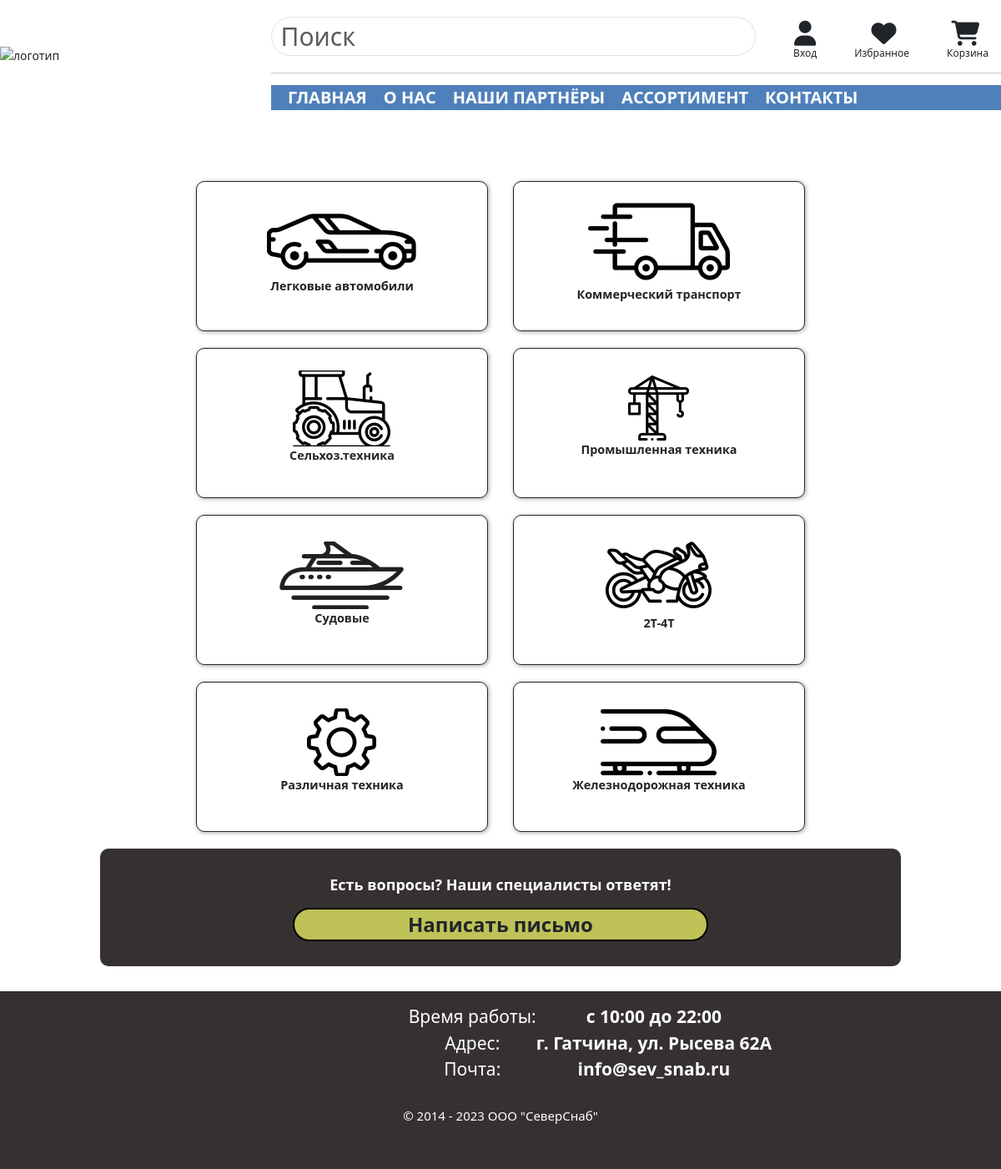
The app's page /shop/ with its own data.
### shop/models.py (models this page shows)
class CategoryImage(models.Model):
    categories = models.ForeignKey(Category, on_delete=models.CASCADE)
    img = models.ImageField(upload_to='shop/img/categories')

class Category(models.Model):
    name = models.CharField(max_length=200)
    slug = models.SlugField()
    def __str__(self):
        return self.name
    def get_url(self):
        return reverse('assortment-by-category', args=[self.slug])

### shop/views.py (the view)
# urls.py: path('', views.show_categories, name='assortment'),
def show_categories(request):
    categories = Category.objects.all()
    data = {
        'categories': categories,
    }
    return render(request, 'shop/categories.html', data)

### cart/cart.py (called while the page is built)
    def __len__(self):
        return sum(item['quantity'] for item in self.cart.values())

### cart/context_processors.py (called while the page is built)
def cart(request):
    return {'cart': Cart(request)}

### shop/templates/shop/categories.html (shortened to what this page needs)
{% extends 'shop/base.html' %}
{% load static %}
{% block pagename %}<h1 class="category_heading">Ассортимент</h1> {% endblock %}
{% block content %}
    <div class="category_container">
        <div class="category_body">
            {% for category in categories %}
                <div class="category_card_container">
                    <div class="category_card_body">
                        <a class="category" href="{{ category.get_url }}">
                            {% for catimg in category.categoryimage_set.all %}
                                <img src='{{ catimg.img.url }}' alt="">
                            {% endfor %}
                        <p>{{ category }}</p>
                    </a>
                    </div>
                </div>
            {% endfor %}
        </div>
    </div>
    <div class="ask">
        <div class="ask_body">
            <div class="ask_sentence">
                <p>Есть вопросы? Наши специалисты ответят!</p>
            </div>
                <a class="ask_button" href="{% url 'contacts' %}">Написать письмо</a>
        </div>
    </div>
{% endblock %}

### shop/templates/shop/base.html (shortened to what this page needs)
{% load static %}
<!DOCTYPE html>
<html lang="en">
    <head>
        <link rel="stylesheet" href="{% static 'shop/css/reset.css' %}">
        <link rel="stylesheet" href="{% static 'shop/css/bootstrap.min.css' %}">
        <link rel="stylesheet" href="{% static 'shop/css/style.css' %}">
        <link rel="stylesheet"
              href="https://cdn.jsdelivr.net/npm/@fortawesome/fontawesome-free@6.2.1/css/fontawesome.min.css"
>
        <link rel="stylesheet"
              href="https://cdnjs.cloudflare.com/ajax/libs/animate.css/4.1.1/animate.min.css" />
    </head>
    <header class="pc">
        <div class="header-body">
            <div class="logo">
                <a href="{% url 'assortment' %}">
                    <img src="{% static 'shop/img/logo.svg' %}" alt="логотип">
                </a>
            </div>
            <div class="nav">
                <div class="search">
                    <div class="search_block">
                        <form action="{% url 'search' %}" , method="get" class="form-horizontal">
                            <input type="search" placeholder="Поиск" name="q" class="form-control">
                        </form>
                    </div>
                    <div class="buttons_block">
                        <div class="buttons">
                            <div class="login">
                                <div class="login-icon">
                                    <a href="{% url 'dashboard' %}" class="pc-icon">
                                        <i class="fa-solid fa-user"></i>
                                    </a>
                                    <span class="login-label">
                                        {% if request.user.is_authenticated %}
                                            {{ request.user.username }}
                                        {% else %}
                                            <a href="{% url 'login' %}">Вход</a>
                                        {% endif %}
                                    </span>
                                </div>
                            </div>
                            <div class="favorite">
                                <div class="favorite-icon">
                                    <a href="{% url 'dashboard' %}" class="pc-icon">
                                        <i class="fa-solid fa-heart"></i>
                                    </a>
                                    <div class="favorite-label">Избранное</div>
                                </div>
                            </div>
                            <div class="cart">
                                {% with total_items=cart|length %}
                                    <div class="cart-icon">
                                        <a href="{% url 'cart-detail' %}" class="pc-icon">
                                            <i class="fa fa-shopping-cart"></i>
                                        </a>
                                        <div class="cart-label">Корзина</div>
                                    </div>
                                {% endwith %}
                            </div>
                        </div>
                    </div>
                </div>
                <hr>
                <nav class="navbar navbar-expand-lg navbar-light ">
                    <div class="collapse navbar-collapse" id="navbarNav">
                        <ul class="navbar-nav mr-auto">
                            <li class="nav-item">
                                <a href="{% url 'main' %}">главная</a>
                            </li>
                            <li class="nav-item">
                                <a href="{% url 'about' %}">о нас</a>
                            </li>
                            <li class="nav-item">
                                <a href="{% url 'partners' %}">наши партнёры</a>
                            </li>
                            <li class="nav-item">
                                <a href="{% url 'assortment' %}">ассортимент</a>
                            </li>
                            <li class="nav-item">
                                <a href="{% url 'contacts' %}">контакты</a>
                            </li>
                        </ul>
                    </div>
                </nav>
            </div>
        </div>
    </header>
    <div class="art_margin"></div>
<body>
    {% block pagename %}{% endblock %}
    <div class="main-content">
        {% block content %}{% endblock %}
    </div>
</body>
<footer>
    <hr>
    <div class="footer-body">
        <div class="footer-second-floor">
            <div class="footer-timetable">
                <table>
                    <tbody>
                        <tr>
                            <td>Время работы:</td>
                            <td>с 10:00 до 22:00</td>
                        </tr>
                        <tr>
                            <td>Адрес:</td>
                            <td>г. Гатчина, ул. Рысева 62А</td>
                        </tr>
                        <tr>
                            <td>Почта:</td>
                            <td>
                                <a href="mailto: info@sev_snab.ru">info@sev_snab.ru</a>
                            </td>
                        </tr>
                    </tbody>
                </table>
            </div>
        </div>
    </div>
    <div class="underfooter_container">
        <div class="underfooter_body">
            <div class="underfooter">
                <h3>&#169 2014 - 2023 ООО "СеверСнаб"</h3>
            </div>
        </div>
    </div>
</footer>
</html>

### records on screen
Category: name "Легковые автомобили"
CategoryImage: img (picture)
Category: name "Коммерческий транспорт"
CategoryImage: img (picture)
Category: name "Сельхоз.техника"
CategoryImage: img (picture)
Category: name "Промышленная техника"
CategoryImage: img (picture)
Category: name "Судовые"
CategoryImage: img (picture)
Category: name "2T-4T"
CategoryImage: img (picture)
Category: name "Различная техника"
CategoryImage: img (picture)
Category: name "Железнодорожная техника"
CategoryImage: img (picture)
